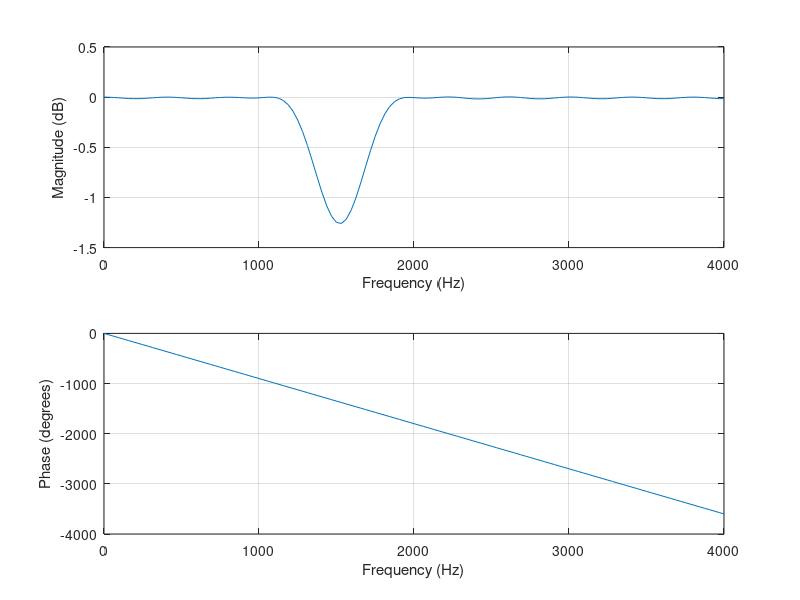
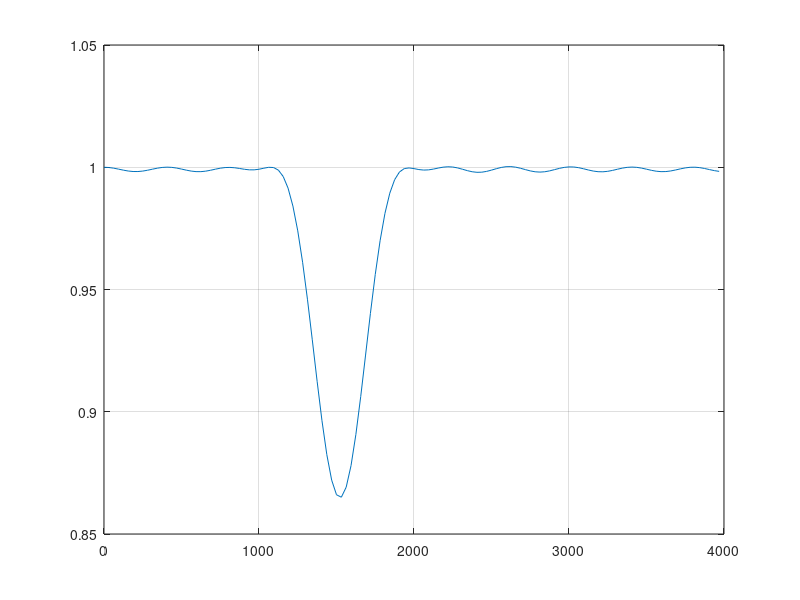
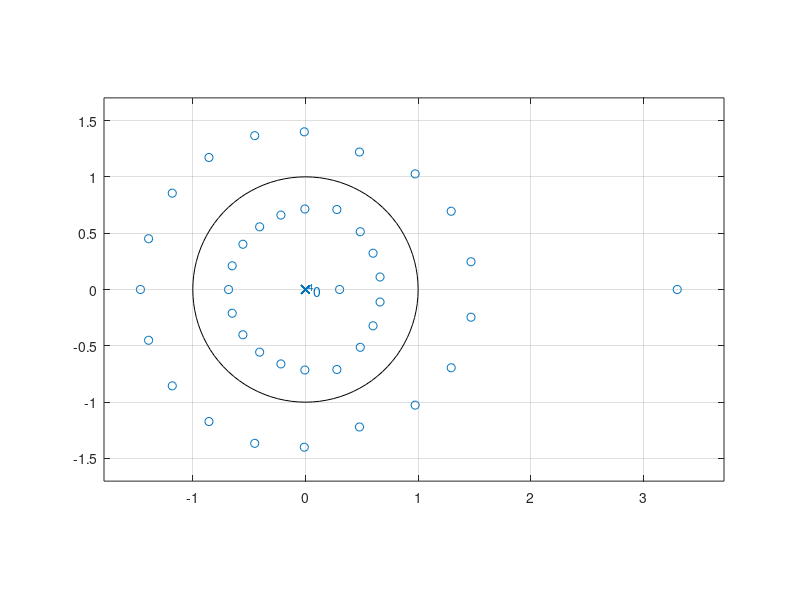

Source code (MATLAB) for these figures, in order:
clc
clear
close all
fs=8000;
n=40;
b=fir1(n,[1500/4000 1550/4000],'stop'); % frequncy difference between tf1 and tf2 are very narrow
freqz(b,1,128,fs)
figure(2)
[h,w]=freqz(b,1,128,fs);
plot(w,abs(h)); % Normalized Magnitude Plot
grid
figure(3)
zplane(b,1);